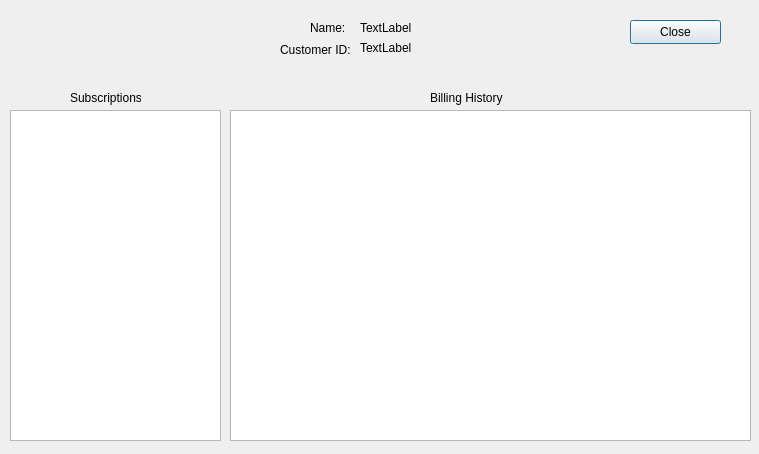
<?xml version="1.0" encoding="UTF-8"?>
<ui version="4.0">
 <class>customerDetailsDialog</class>
 <widget class="QDialog" name="customerDetailsDialog">
  <property name="enabled">
   <bool>true</bool>
  </property>
  <property name="geometry">
   <rect>
    <x>0</x>
    <y>0</y>
    <width>759</width>
    <height>454</height>
   </rect>
  </property>
  <property name="minimumSize">
   <size>
    <width>759</width>
    <height>454</height>
   </size>
  </property>
  <property name="maximumSize">
   <size>
    <width>759</width>
    <height>454</height>
   </size>
  </property>
  <property name="windowTitle">
   <string>Dialog</string>
  </property>
  <widget class="QLabel" name="label">
   <property name="geometry">
    <rect>
     <x>310</x>
     <y>20</y>
     <width>49</width>
     <height>16</height>
    </rect>
   </property>
   <property name="text">
    <string>Name:</string>
   </property>
  </widget>
  <widget class="QLabel" name="nameLabel">
   <property name="geometry">
    <rect>
     <x>360</x>
     <y>20</y>
     <width>171</width>
     <height>16</height>
    </rect>
   </property>
   <property name="text">
    <string>TextLabel</string>
   </property>
  </widget>
  <widget class="QLabel" name="label_3">
   <property name="geometry">
    <rect>
     <x>280</x>
     <y>40</y>
     <width>71</width>
     <height>20</height>
    </rect>
   </property>
   <property name="text">
    <string>Customer ID:</string>
   </property>
  </widget>
  <widget class="QLabel" name="idLabel">
   <property name="geometry">
    <rect>
     <x>360</x>
     <y>40</y>
     <width>191</width>
     <height>16</height>
    </rect>
   </property>
   <property name="text">
    <string>TextLabel</string>
   </property>
  </widget>
  <widget class="QTableWidget" name="subscriptionsTable">
   <property name="geometry">
    <rect>
     <x>10</x>
     <y>110</y>
     <width>211</width>
     <height>331</height>
    </rect>
   </property>
  </widget>
  <widget class="QTableWidget" name="billingTable">
   <property name="geometry">
    <rect>
     <x>230</x>
     <y>110</y>
     <width>521</width>
     <height>331</height>
    </rect>
   </property>
  </widget>
  <widget class="QPushButton" name="closeButton">
   <property name="geometry">
    <rect>
     <x>630</x>
     <y>20</y>
     <width>91</width>
     <height>24</height>
    </rect>
   </property>
   <property name="minimumSize">
    <size>
     <width>91</width>
     <height>24</height>
    </size>
   </property>
   <property name="maximumSize">
    <size>
     <width>91</width>
     <height>24</height>
    </size>
   </property>
   <property name="text">
    <string>Close</string>
   </property>
  </widget>
  <widget class="QLabel" name="label_2">
   <property name="geometry">
    <rect>
     <x>70</x>
     <y>90</y>
     <width>71</width>
     <height>16</height>
    </rect>
   </property>
   <property name="text">
    <string>Subscriptions</string>
   </property>
  </widget>
  <widget class="QLabel" name="label_4">
   <property name="geometry">
    <rect>
     <x>430</x>
     <y>90</y>
     <width>91</width>
     <height>16</height>
    </rect>
   </property>
   <property name="text">
    <string>Billing History</string>
   </property>
  </widget>
 </widget>
 <resources/>
 <connections/>
</ui>
